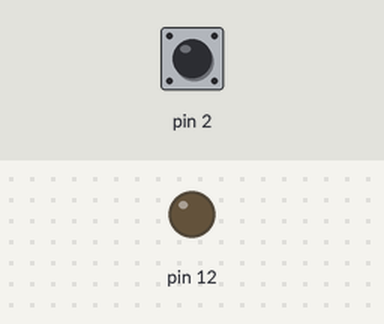
A sketch run on a simulated Arduino Uno, built with avr-gcc and run on an emulated ATmega328P. Shown: output pins drawn as LEDs (lit = HIGH). The test bench sets the inputs (shaded band); at power-on: pin 2 HIGH.

Above: at 1.2 s.
1.3 s: pin 2 pulled LOW for 0.15 s
At 1.37 s:
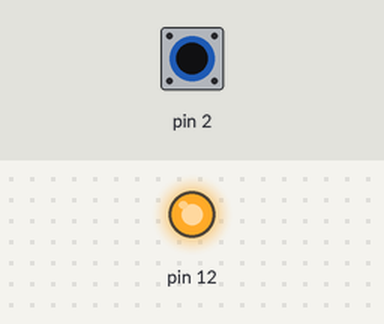
2.9 s: pin 2 pulled LOW for 3.2 s
At 6.5 s:
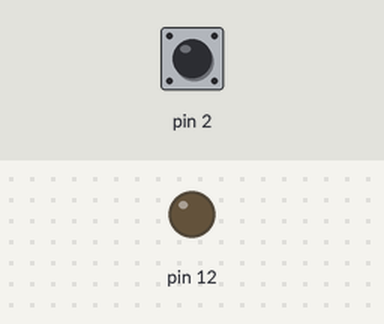
Timing chart, 0 to 8.0 s (numbered marks = the images above; inputs shaded):
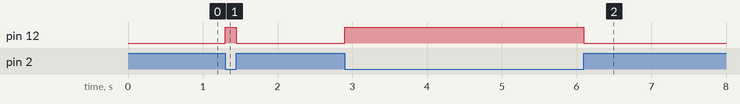

Measured:
- after the input at 1.3 s, pin 12: LOW → HIGH at once, → LOW 0.15 s later
- after the input at 2.9 s, pin 12: LOW → HIGH at once, → LOW 3.2 s later

The sketch:

Relay.ino
```cpp
void setup() {
  // put your setup code here, to run once:
  pinMode(12,OUTPUT);
  pinMode(2,INPUT_PULLUP);
}

void loop() {
  // put your main code here, to run repeatedly:
  if(digitalRead(2) == LOW)
  {
    digitalWrite(12,HIGH);
  }
  else if(digitalRead(2) == HIGH)
  {
    digitalWrite(12,LOW);
  }
}
```
